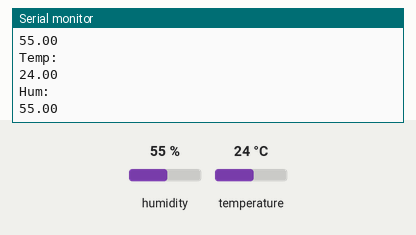
This sketch was run on a simulated Arduino Uno, built with avr-gcc and run on an emulated ATmega328P. Parts: the last lines printed to the serial monitor. The test bench sets the inputs (shaded band); at power-on: humidity 55 %, temperature 24 °C.

Above: at 2.8 s.
2.9 s: humidity set to 22 %
At 4.5 s:
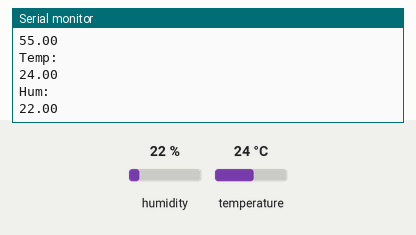
5.6 s: temperature set to 12 °C
At 7.6 s:
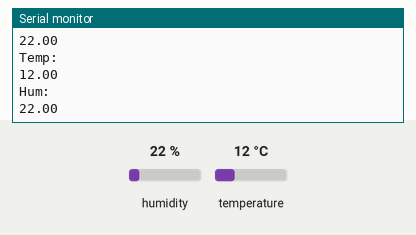
8.3 s: humidity set to 40 %
At 11.3 s:
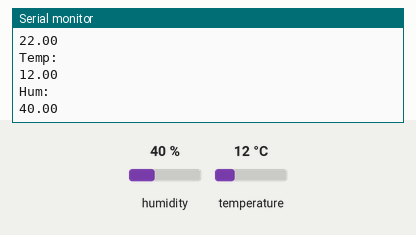
Timing chart, 0 to 12.8 s (numbered marks = the images above; inputs shaded):
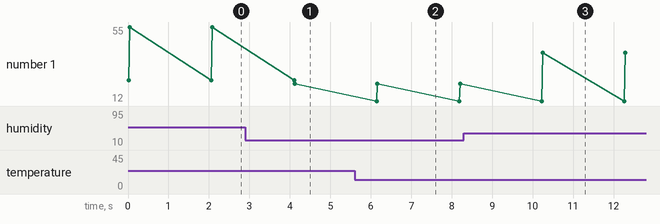

The sketch:

htu21d.ino
```cpp
#include <Adafruit_HTU21DF.h>

Adafruit_HTU21DF htu;

void setup() {
  Serial.begin(9600);
  htu.begin();
}

void loop() {
  Serial.println("Temp:");
  Serial.println(htu.readTemperature());
  Serial.println("Hum:");
  Serial.println(htu.readHumidity());
  delay(2000);
}
```

Measured:
- after the input at 2.9 s, the serial monitor: prints a new line after 1.2 s (image 1)
- after the input at 5.6 s, the serial monitor: prints a new line after 0.54 s (image 2)
- after the input at 8.3 s, the serial monitor: prints a new line after 1.9 s (image 3)
- plotted number 1: 55 → 22 after the input at 2.9 s, 22 → 40 after the input at 8.3 s
